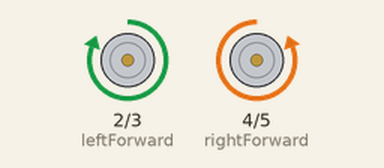
Recording of a sketch running on a simulated Arduino Uno, built with avr-gcc and run on an emulated ATmega328P. Shown: motor-driver pin pairs drawn as motors (green arrow = first pin HIGH = forward, orange = second pin HIGH = backward, longer = more drive).

Above: at 2.7 s.
At 11.6 s:
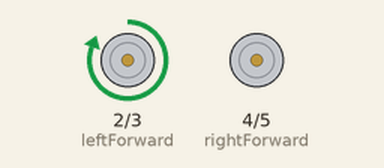
At 19.7 s:
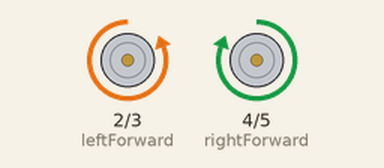
Timing chart, 0 to 28.1 s (numbered marks = the images above):
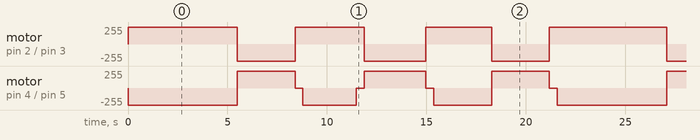

The sketch:

BOWLING.ino
```cpp
const int leftForward = 2;
const int leftBackward = 3;
const int rightForward = 4;
const int rightBackward = 5;
void setup()
{
  pinMode(leftForward , OUTPUT);
  pinMode(leftBackward , OUTPUT);
  pinMode(rightForward , OUTPUT);
  pinMode(rightBackward , OUTPUT);

}


void loop()
{
  //GO FORWARD CODE
  digitalWrite(leftForward , HIGH);
  digitalWrite(leftBackward , LOW);
  digitalWrite(rightForward , LOW);
  digitalWrite(rightBackward , HIGH);
  delay(5500);
  //back
  digitalWrite(leftForward , LOW);
  digitalWrite(leftBackward , HIGH);
  digitalWrite(rightForward , HIGH);
  digitalWrite(rightBackward , LOW);
  delay(2900);
  //left
  digitalWrite(leftForward , HIGH);
  digitalWrite(leftBackward , LOW);
  digitalWrite(rightForward , HIGH);
  digitalWrite(rightBackward , HIGH);;
  delay(380);
  //forward
  digitalWrite(leftForward , HIGH);
  digitalWrite(leftBackward , LOW);
  digitalWrite(rightForward , LOW);
  digitalWrite(rightBackward , HIGH);
  delay(2700);
  //left
  digitalWrite(leftForward , HIGH);
  digitalWrite(leftBackward , LOW);
  digitalWrite(rightForward , HIGH);
  digitalWrite(rightBackward , HIGH);;
  delay(400);
//back
  digitalWrite(leftForward , LOW);
  digitalWrite(leftBackward , HIGH);
  digitalWrite(rightForward , HIGH);
  digitalWrite(rightBackward , LOW);
  delay(3100);
  //left
  digitalWrite(leftForward , HIGH);
  digitalWrite(leftBackward , LOW);
  digitalWrite(rightForward , HIGH);
  digitalWrite(rightBackward , HIGH);;
  delay(400);
  //forward
  digitalWrite(leftForward , HIGH);
  digitalWrite(leftBackward , LOW);
  digitalWrite(rightForward , LOW);
  digitalWrite(rightBackward , HIGH);
  delay(2900);
  //back
  digitalWrite(leftForward , LOW);
  digitalWrite(leftBackward , HIGH);
  digitalWrite(rightForward , HIGH);
  digitalWrite(rightBackward , LOW);
  delay(2900);
  //left
  digitalWrite(leftForward , HIGH);
  digitalWrite(leftBackward , LOW);
  digitalWrite(rightForward , HIGH);
  digitalWrite(rightBackward , HIGH);;
  delay(400);


}
```

Measured:
- by itself, motor on pin 2 (leftForward) / pin 3 (leftBackward): repeats every 21.6 s: backward 255/255 2.9 s, forward 255/255 3.5 s, backward 255/255 3.1 s, forward 255/255 3.3 s, backward 255/255 2.9 s, forward 255/255 5.9 s
- by itself, motor on pin 4 (rightForward) / pin 5 (rightBackward): repeats every 21.6 s: forward 255/255 2.9 s, stopped 0.38 s, backward 255/255 2.7 s, stopped 0.40 s, forward 255/255 3.1 s, stopped 0.40 s, backward 255/255 2.9 s, forward 255/255 2.9 s, stopped 0.40 s, backward 255/255 5.5 s
